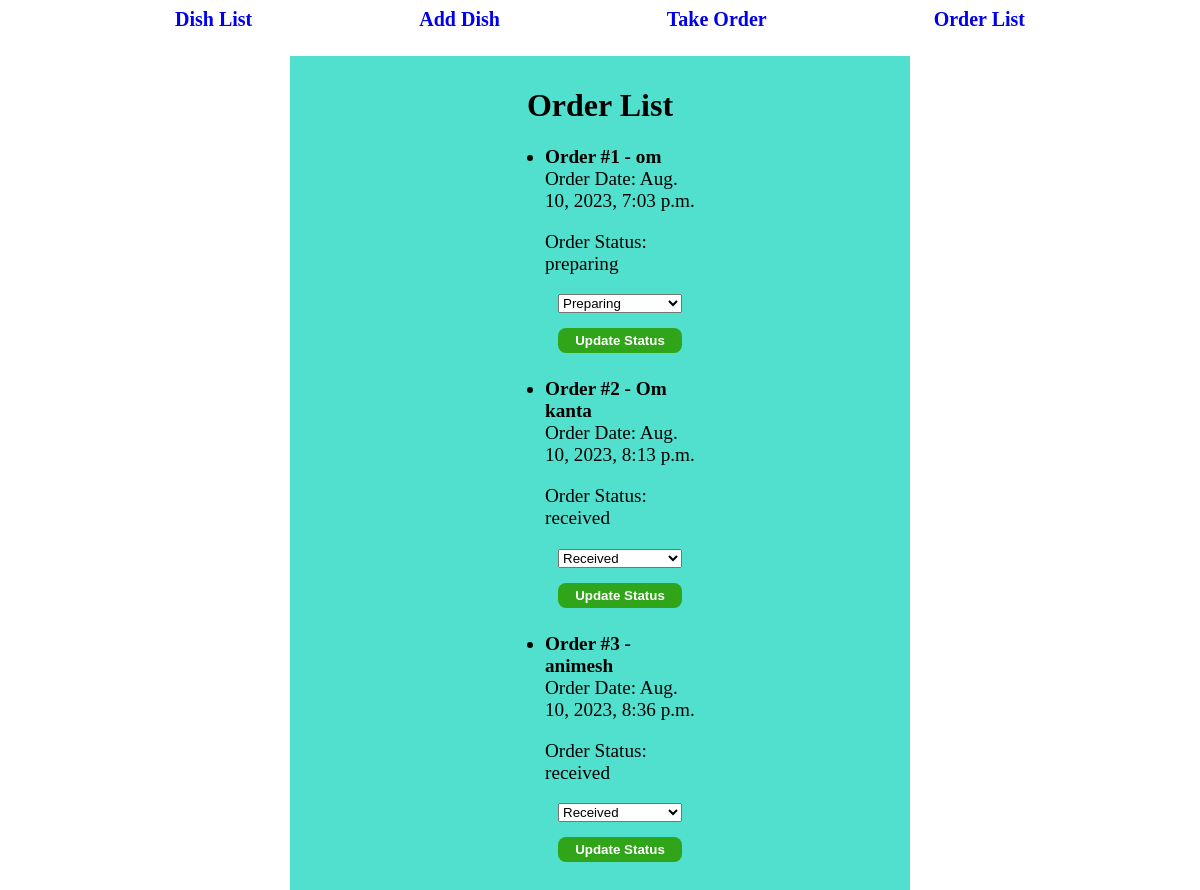
The app's page /orders/list/ with its own data.
### orders/models.py (models this page shows, shortened)
class Order(models.Model):
    customer_name = models.CharField(max_length=100)
    order_date = models.DateTimeField(auto_now_add=True)
    status_choices = [
        ('received', 'Received'),
        ('preparing', 'Preparing'),
        ('ready', 'Ready for Pickup'),
        ('delivered', 'Delivered')
    ]
    status = models.CharField(max_length=10, choices=status_choices, default='received')

### orders/views.py (the view)
# urls.py: path('list/', views.order_list, name='order_list'),
def order_list(request):
    orders = Order.objects.all()
    if request.method == 'POST':
        order_id = int(request.POST['order_id'])
        new_status = request.POST['new_status']
        order = Order.objects.get(pk=order_id)
        order.status = new_status
        order.save()
    return render(request, 'orders/order_list.html', {'orders': orders})

### orders/templates/orders/order_list.html (shortened to what this page needs)
{% extends 'menu/base.html' %}
{% block content %}
<div class="container">
    <h1>Order List</h1>
<ul>
    {% for order in orders %}
        <li style="margin-bottom: 25px;">
            <strong>Order #{{ order.id }} - {{ order.customer_name }} </strong><br>
            Order Date: {{ order.order_date }}
            <p>Order Status: {{ order.status }}</p>
            <form class="form-group" method="post">
                <select name="new_status">
                    <option value="received" {% if order.status == 'received' %}selected{% endif %}>Received</option>
                    <option value="preparing" {% if order.status == 'preparing' %}selected{% endif %}>Preparing</option>
                </select>
                <input type="submit" class="btn con-btn" value="Update Status">
            </form>
        </li>
    {% endfor %}
</ul>
</div>
{% endblock %}

### menu/templates/menu/base.html (shortened to what this page needs)
<!DOCTYPE html>
<html>
<head>
</head>
<body>
    <nav>
            <a href="{% url 'dish_list' %}">Dish List</a>
            <a href="{% url 'add_dish' %}">Add Dish</a>
            <a href="{% url 'take_order' %}">Take Order</a>
            <a href="{% url 'order_list' %}">Order List</a>
    </nav>
    {% block content %}
    {% endblock %}
</body>
</html>

### menu/templates/menu/base.html (style rules this page uses)
.container { margin: auto; width: 600px; padding: 10px; background-color: rgb(81, 224, 205); }
.form-group { display: grid; justify-content: center; align-items: center; text-align: center; gap: 5px; }
h1 { text-align: center; }
ul { margin: auto; width: 50%; }
li { margin: auto; width: 50%; font-size: larger; }
.btn { border: none; border-radius: 8px; padding: 5px 10px; text-decoration: none; font-weight: bold; color: white; }
.con-btn { background-color: rgb(49, 165, 26); }
a { margin-bottom: 5px; text-decoration: none; font-weight: bold; font-size: 20px; }
nav { display: flex; justify-content: space-evenly; margin-bottom: 20px; }
select { margin-bottom: 10px; }

### records on screen
Order: id "1", customer_name "om", order_date "Aug. 10, 2023, 7:03 p.m.", status "preparing", new_status "Preparing"
Order: id "2", customer_name "Om kanta", order_date "Aug. 10, 2023, 8:13 p.m.", status "received", new_status "Received"
Order: id "3", customer_name "animesh", order_date "Aug. 10, 2023, 8:36 p.m.", status "received", new_status "Received"
